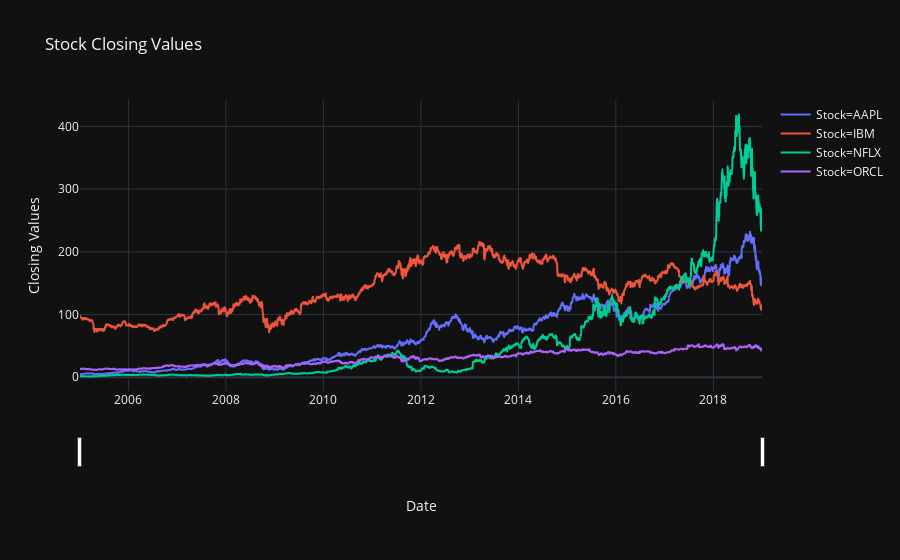

Notebook source saved alongside this figure:
### Markdown cell above
# 4. Plot Data

### Code cell
fig = px.line(df_melt, 
              x='Date', 
              y='Closing Values',
              color = 'Stock',
              template='plotly_dark',
                title='Stock Closing Values')

fig.update_layout(xaxis_rangeslider_visible=True)


fig.show()

### Figure 1 — Plotly figure (JSON) as saved in the notebook; plotly's stock layout.template omitted (floating-point values rounded to 4 significant figures; data arrays with more than 128 entries replaced by an {"elided": "..."} marker saying what was removed)
{"data": [{"hoverlabel": {"namelength": 0}, "hovertemplate": "Stock=AAPL<br>Date=%{x}<br>Closing Values=%{y}", "legendgroup": "Stock=AAPL", "line": {"color": "#636efa", "dash": "solid"}, "mode": "lines", "name": "Stock=AAPL", "showlegend": true, "type": "scattergl", "x": {"elided": "3523 str values"}, "xaxis": "x", "y": {"elided": "3523 float values"}, "yaxis": "y"}, {"hoverlabel": {"namelength": 0}, "hovertemplate": "Stock=IBM<br>Date=%{x}<br>Closing Values=%{y}", "legendgroup": "Stock=IBM", "line": {"color": "#EF553B", "dash": "solid"}, "mode": "lines", "name": "Stock=IBM", "showlegend": true, "type": "scattergl", "x": {"elided": "3523 str values"}, "xaxis": "x", "y": {"elided": "3523 float values"}, "yaxis": "y"}, {"hoverlabel": {"namelength": 0}, "hovertemplate": "Stock=NFLX<br>Date=%{x}<br>Closing Values=%{y}", "legendgroup": "Stock=NFLX", "line": {"color": "#00cc96", "dash": "solid"}, "mode": "lines", "name": "Stock=NFLX", "showlegend": true, "type": "scattergl", "x": {"elided": "3523 str values"}, "xaxis": "x", "y": {"elided": "3523 float values"}, "yaxis": "y"}, {"hoverlabel": {"namelength": 0}, "hovertemplate": "Stock=ORCL<br>Date=%{x}<br>Closing Values=%{y}", "legendgroup": "Stock=ORCL", "line": {"color": "#ab63fa", "dash": "solid"}, "mode": "lines", "name": "Stock=ORCL", "showlegend": true, "type": "scattergl", "x": {"elided": "3523 str values"}, "xaxis": "x", "y": {"elided": "3523 float values"}, "yaxis": "y"}], "layout": {"legend": {"tracegroupgap": 0}, "title": {"text": "Stock Closing Values"}, "xaxis": {"anchor": "y", "domain": [0, 1], "rangeslider": {"visible": true}, "title": {"text": "Date"}}, "yaxis": {"anchor": "x", "domain": [0, 1], "title": {"text": "Closing Values"}}}}
